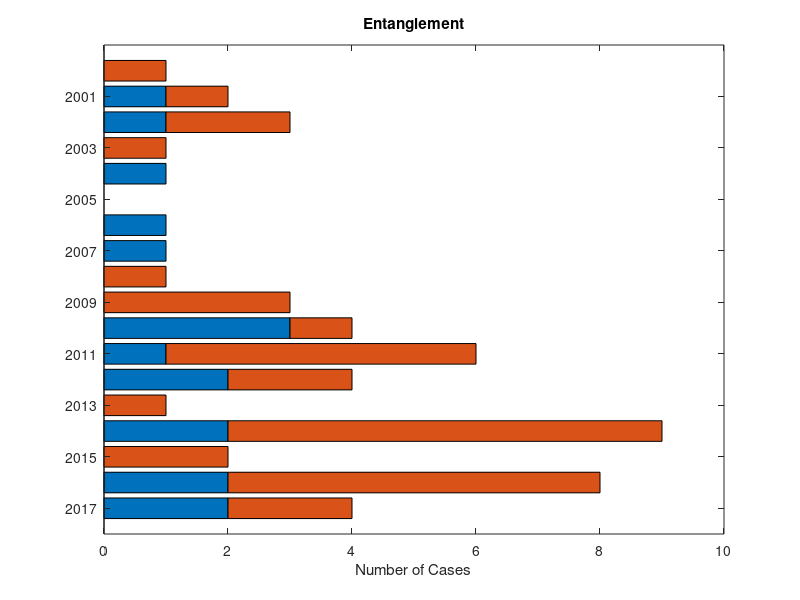

Reproduce this figure in MATLAB. (Note: this script raises an error after producing the figure.)
% NARWC 2017 Plots

%% timeline of management 


%% updated VS mortality data 
% Mortality vs SI
% Would expect fewer mortalities since rule. Seeing more SI since rule.
% column 2 = EN SI, 3 = VS SI, 4 = EN mortalities, 5 = VS mortalities

MSI = [2000,1,0,0,0;2001,1,0,1,2;2002,2,0,1,1;2003,1,0,0,1;2004,0,0,1,2;...
    2005,0,1,0,2;2006,0,1,1,4;2007,0,0,1,0;2008,1,0,0,0;2009,3,0,0,0;...
    2010,1,0,3,1;2011,5,2,1,1;2012,2,1,2,0;2013,1,0,0,0;2014,7,1,2,0;...
    2015,2,0,0,0;2016,6,0,2,1;2017,2,0,2,5];

myC= [0 0 0; .75 .75 .75];

figure(4); clf
barh(MSI(:,[4 2]),'stacked') % EN SI and MT
set(gca,'ytick',2:2:2017, 'yticklabel', 2001:2:2017); title('Entanglement')
xlim([0 10]); axis ij, ylim([0 19])
xlabel('Number of Cases')
adjustfigurefont('Helvetica',18)
colormap(myC)

print('Eg_ENMortSI_2017.png','-dpng','-r300')

figure(5); clf
barh(MSI(:,[5 3]),'stacked') % VS SI and MT
set(gca,'ytick',2:2:2017, 'yticklabel', 2001:2:2017); title('Vessel Strikes')
xlim([0 10]); axis ij; set(gca,'xdir','reverse','yaxislocation','right')
xlabel('Number of Cases'), ylim([0 19])
adjustfigurefont('Helvetica',18)
colormap(myC)

print('Eg_VSMortSI_2017.png','-dpng','-r300')

figure(15); clf
bar(MSI(:,[5 3]),'stacked') % VS SI and MT
set(gca,'xtick',2:2:length(MSI), 'xticklabel', 2001:2:2017); title('Vessel Strikes')
ylim([0 6]); 
ylabel('Number of Cases'), 
adjustfigurefont('Helvetica',16)
colormap(myC)

print('Eg_VSMortSI_2017_h.png','-dpng','-r300')


%% histogram through time
figure(6)
bar(MSI(:,[4 5]))

%% Timeline 
yrs = [1993 1994 1997 1999 2000 2003 2005 2006 2007 2008 2009 2013 2017]; 
figure(7), clf, hold on
plot(yrs,zeros(length(yrs),1),'k')
for i = 1:length(yrs)
% plot([yrs(i) yrs(i)],[0 1],'w')
end
set(gca,'xtick',yrs), ylim([0 1])
adjustfigurefont('Helvetica',18)
set(gcf,'paperpositionmode','auto')
xlim([1992 2018])
print('VS_ManagementTimeline','-dpng','-r300')

%% 
testdata(:,2) = data(:,7)-MSI(:,5); % mortalities other than VS
testdata(:,1) = MSI(:,5); % VS mortalities
testdata(:,3) = MSI(:,3); % VS SI

figure(20); clf
set(gcf,'position',[427   200   1044   473],'paperpositionmode','auto')

bar(data(:,7),'stacked')
% ylim([0 11])
set(gca,'xtick',1:2:length(data),'xticklabel',MSI(1:2:end,1))

myC= [0 0 0;];
colormap(myC)

adjustfigurefont('Helvetica',18)

% save
print('AllMorts_NARW_2017.png','-dpng','-r300')

%% plot VS Morts
hold on
bar(testdata(:,[1 2]),'stacked')
myC= [0.5 0.5 0.5; 0 0 0;];
colormap(myC)

% save
print('AllMorts_NARW_VS.png','-dpng','-r300')

%% add SI 
bar(testdata,'stacked')
myC= [0.5 0.5 0.5; 0 0 0; 1 1 1];
colormap(myC)

print('AllMorts_NARW_VSSI.png','-dpng','-r300')

PBR = [2000 2009 2010 2011 2012 2013 2014 2015 2016 2017; 0 0 0.7 0.8 0.9 0.9 0.9 1 1 1];
plot(PBR(1,:)-1999,PBR(2,:),'linewidth',3,'color',[204/255 83/255 20/255])

print('AllMorts_NARW_VSSI_PBR.png','-dpng','-r300')
return

% proportion of HI to total?
sum(MSI(:,[3 5])')'./data(:,7);


%% calving data 
calving(:,1) = 1993:2018; % years 
calving(:,2:3) = [8,2;8,0;7,0;22,3;20,1;6,1;4,0;1,0;31,4;22,2;19,0;16,1;28,0;
    19,2;23,2;23,2;39,1;19,0;22,0;7,1;20,1;11,1;17,0;14,1;3,1;0,0]; % number of calves and number of dead calves
% data from Waring et al. 2016 and Report cards

testdata(:,1) = calving(:,2)-calving(:,3); % surviving calves
testdata(:,2) = calving(:,3); % dead calves


figure(20); clf
set(gcf,'position',[427   200   1044   473],'paperpositionmode','auto')

bar(testdata,'stacked')
set(gca,'xtick',2:2:length(calving),'xticklabel',calving(2:2:end,1),'xlim',[0 27])
myC= [0 0 0; 0.5 0.5 0.5];
colormap(myC)
ylabel('Number of Calves')

adjustfigurefont('Helvetica',18)

% save
print('Calves_NARW_1993-2018.png','-dpng','-r300')

%% reproduction 
interval(:,1) = 2008:2017;
interval(:,2:4) = [3,3,7;4,4,8;3,3,4;4,3,3;5,4,2;5,4,7;4,5,1;6,6,4;7,7,4;10,8,0];
% mean calving interval, median calving interval, new moms 
% data from NARWC, Heather Pettis presentation 2017

figure(21); clf, hold on 
set(gcf,'position',[427   200   1044   473],'paperpositionmode','auto')
plot(interval(:,1),interval(:,3),'LineWidth',2,'color',[0.6 0.6 0.6]); 
plot(interval(:,1),interval(:,2),'LineWidth',2,'color','k'); 
ylim([0 11]) 

ylabel('Calving Interval (Years)')

adjustfigurefont('Helvetica',18)

% save
print('CalfInt_NARW_2008-2017.png','-dpng','-r300')
